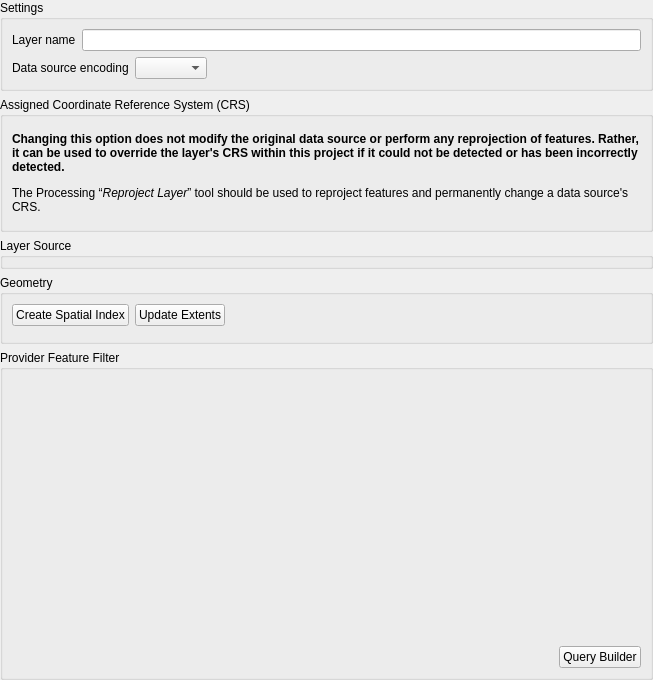
             <widget class="QWidget" name="scrollAreaWidgetContents_4">
              <property name="geometry">
               <rect>
                <x>0</x>
                <y>0</y>
                <width>653</width>
                <height>680</height>
               </rect>
              </property>
              <layout class="QVBoxLayout" name="verticalLayout_9">
               <property name="leftMargin">
                <number>0</number>
               </property>
               <property name="topMargin">
                <number>0</number>
               </property>
               <property name="rightMargin">
                <number>0</number>
               </property>
               <property name="bottomMargin">
                <number>0</number>
               </property>
               <item>
                <widget class="QgsCollapsibleGroupBox" name="groupBox_60">
                 <property name="title">
                  <string>Settings</string>
                 </property>
                 <layout class="QVBoxLayout" name="verticalLayout_260">
                  <item>
                   <layout class="QHBoxLayout" name="horizontalLayout_13">
                    <item>
                     <widget class="QLabel" name="label_6">
                      <property name="text">
                       <string>Layer name</string>
                      </property>
                     </widget>
                    </item>
                    <item>
                     <widget class="QLineEdit" name="mLayerOrigNameLineEdit"/>
                    </item>
                   </layout>
                  </item>
                  <item>
                   <widget class="QFrame" name="mDataSourceEncodingFrame">
                    <property name="frameShape">
                     <enum>QFrame::NoFrame</enum>
                    </property>
                    <property name="frameShadow">
                     <enum>QFrame::Raised</enum>
                    </property>
                    <layout class="QHBoxLayout" name="horizontalLayout_4">
                     <property name="leftMargin">
                      <number>0</number>
                     </property>
                     <property name="topMargin">
                      <number>0</number>
                     </property>
                     <property name="rightMargin">
                      <number>0</number>
                     </property>
                     <property name="bottomMargin">
                      <number>0</number>
                     </property>
                     <item>
                      <widget class="QLabel" name="label_3">
                       <property name="sizePolicy">
                        <sizepolicy hsizetype="Maximum" vsizetype="Preferred">
                         <horstretch>0</horstretch>
                         <verstretch>0</verstretch>
                        </sizepolicy>
                       </property>
                       <property name="text">
                        <string>Data source encoding</string>
                       </property>
                      </widget>
                     </item>
                     <item>
                      <widget class="QComboBox" name="cboProviderEncoding"/>
                     </item>
                     <item>
                      <spacer name="horizontalSpacer_2">
                       <property name="orientation">
                        <enum>Qt::Horizontal</enum>
                       </property>
                       <property name="sizeHint" stdset="0">
                        <size>
                         <width>0</width>
                         <height>20</height>
                        </size>
                       </property>
                      </spacer>
                     </item>
                    </layout>
                   </widget>
                  </item>
                 </layout>
                </widget>
               </item>
               <item>
                <widget class="QgsCollapsibleGroupBox" name="mCrsGroupBox">
                 <property name="focusPolicy">
                  <enum>Qt::StrongFocus</enum>
                 </property>
                 <property name="title">
                  <string>Assigned Coordinate Reference System (CRS)</string>
                 </property>
                 <property name="checkable">
                  <bool>false</bool>
                 </property>
                 <property name="syncGroup">
                  <string notr="true">vectorgeneral</string>
                 </property>
                 <layout class="QVBoxLayout" name="verticalLayout_28">
                  <property name="spacing">
                   <number>6</number>
                  </property>
                  <item>
                   <widget class="QgsProjectionSelectionWidget" name="mCrsSelector">
                    <property name="focusPolicy">
                     <enum>Qt::StrongFocus</enum>
                    </property>
                   </widget>
                  </item>
                  <item>
                   <widget class="QLabel" name="label_7">
                    <property name="text">
                     <string>&lt;html&gt;&lt;head/&gt;&lt;body&gt;&lt;p&gt;&lt;span style=&quot; font-weight:600;&quot;&gt;Changing this option does not modify the original data source or perform any reprojection of features. Rather, it can be used to override the layer's CRS within this project if it could not be detected or has been incorrectly detected.&lt;/span&gt;&lt;/p&gt;&lt;p&gt;The Processing “&lt;span style=&quot; font-style:italic;&quot;&gt;Reproject Layer&lt;/span&gt;” tool should be used to reproject features and permanently change a data source's CRS.&lt;/p&gt;&lt;/body&gt;&lt;/html&gt;</string>
                    </property>
                    <property name="textFormat">
                     <enum>Qt::RichText</enum>
                    </property>
                    <property name="wordWrap">
                     <bool>true</bool>
                    </property>
                   </widget>
                  </item>
                  <item>
                   <widget class="Line" name="line_2">
                    <property name="orientation">
                     <enum>Qt::Vertical</enum>
                    </property>
                   </widget>
                  </item>
                 </layout>
                </widget>
               </item>
               <item>
                <widget class="QgsCollapsibleGroupBox" name="mSourceGroupBox">
                 <property name="title">
                  <string>Layer Source</string>
                 </property>
                </widget>
               </item>
               <item>
                <widget class="QgsCollapsibleGroupBox" name="mGeomGroupBox">
                 <property name="focusPolicy">
                  <enum>Qt::StrongFocus</enum>
                 </property>
                 <property name="title">
                  <string>Geometry </string>
                 </property>
                 <property name="checkable">
                  <bool>false</bool>
                 </property>
                 <property name="syncGroup">
                  <string notr="true">vectorgeneral</string>
                 </property>
                 <layout class="QVBoxLayout" name="verticalLayout_31">
                  <property name="spacing">
                   <number>6</number>
                  </property>
                  <item>
                   <layout class="QHBoxLayout" name="horizontalLayout_11">
                    <item>
                     <widget class="QPushButton" name="pbnIndex">
                      <property name="text">
                       <string>Create Spatial Index</string>
                      </property>
                     </widget>
                    </item>
                    <item>
                     <widget class="QPushButton" name="pbnUpdateExtents">
                      <property name="text">
                       <string>Update Extents</string>
                      </property>
                     </widget>
                    </item>
                    <item>
                     <spacer name="horizontalSpacer_10">
                      <property name="orientation">
                       <enum>Qt::Horizontal</enum>
                      </property>
                      <property name="sizeHint" stdset="0">
                       <size>
                        <width>40</width>
                        <height>20</height>
                       </size>
                      </property>
                     </spacer>
                    </item>
                   </layout>
                  </item>
                  <item>
                   <widget class="Line" name="line_3">
                    <property name="orientation">
                     <enum>Qt::Vertical</enum>
                    </property>
                   </widget>
                  </item>
                 </layout>
                </widget>
               </item>
               <item>
                <widget class="QgsCollapsibleGroupBox" name="mSubsetGroupBox">
                 <property name="sizePolicy">
                  <sizepolicy hsizetype="Preferred" vsizetype="Preferred">
                   <horstretch>0</horstretch>
                   <verstretch>3</verstretch>
                  </sizepolicy>
                 </property>
                 <property name="title">
                  <string>Provider Feature Filter</string>
                 </property>
                 <layout class="QGridLayout" name="gridLayout_4">
                  <item row="1" column="1">
                   <widget class="QPushButton" name="pbnQueryBuilder">
                    <property name="text">
                     <string>Query Builder</string>
                    </property>
                   </widget>
                  </item>
                  <item row="1" column="0">
                   <spacer>
                    <property name="orientation">
                     <enum>Qt::Horizontal</enum>
                    </property>
                    <property name="sizeType">
                     <enum>QSizePolicy::Expanding</enum>
                    </property>
                    <property name="sizeHint" stdset="0">
                     <size>
                      <width>0</width>
                      <height>21</height>
                     </size>
                    </property>
                   </spacer>
                  </item>
                  <item row="0" column="0" colspan="2">
                   <widget class="QgsCodeEditorSQL" name="txtSubsetSQL" native="true"/>
                  </item>
                 </layout>
                </widget>
               </item>
               <item>
                <spacer name="verticalSpacer_3">
                 <property name="orientation">
                  <enum>Qt::Vertical</enum>
                 </property>
                 <property name="sizeHint" stdset="0">
                  <size>
                   <width>20</width>
                   <height>0</height>
                  </size>
                 </property>
                </spacer>
               </item>
              </layout>
             </widget>
